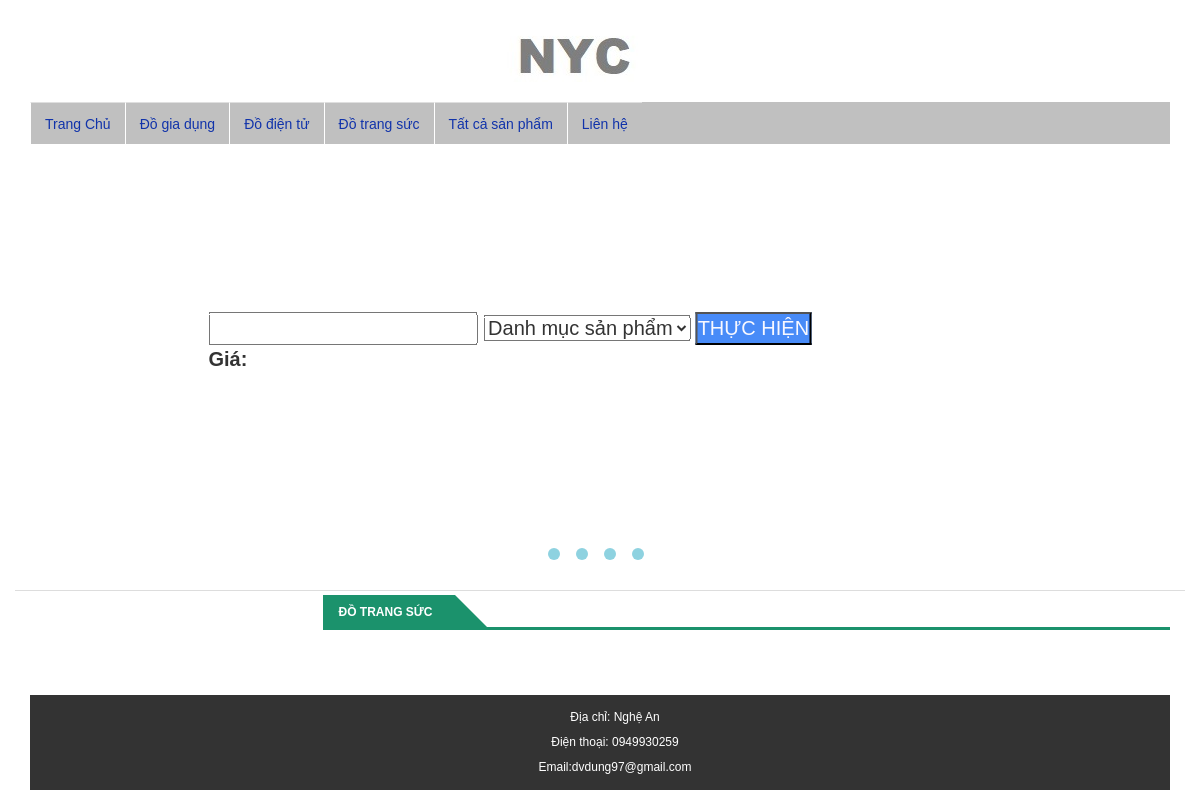
Page /tinbycategory_1.php?dm=3 on the committed database.
### tables this page shows
CREATE TABLE `tbldanhmucsanpham` (
  `id` int(10) NOT NULL,
  `danhmucsanpham` varchar(100) NOT NULL,
  `parent_id` int(10) NOT NULL,
  `menu` int(1) NOT NULL,
  `home` int(1) NOT NULL,
  `ordernum` int(10) NOT NULL,
  `status` int(1) NOT NULL
);

### inc/function.php (the view, shortened to what this page needs)
<?php
function menu_dacap($parent_id=0,$dem=0)
{
	global $dbc;
	$cate_child=array();
	$query_dq_mn="SELECT * FROM tbldanhmucsanpham WHERE parent_id=".$parent_id." AND menu=1 ORDER BY ordernum DESC";
	$categories_mn=mysqli_query($dbc,$query_dq_mn);
	while ($category_mn=mysqli_fetch_array($categories_mn,MYSQLI_ASSOC))
	{
		$cate_child[]=$category_mn;
	}
	if($cate_child)
	{
		if($dem==0)
		{
			echo "<ul class='sf-menu' id='example'>";
		}
		else
		{
			echo "<ul>";
		}
		echo "<li><a href='http://localhost/webnyc/'>Trang Chủ</a></li>";
		foreach ($cate_child as $key => $item)
		{
			echo "<li><a href='tinbycategory_1.php?dm=".$item['id']."'>".$item['danhmucsanpham']."</a>";
			menu_dacap($item['id'],++$dem);
			echo "</li>";
		}
		if(count($cate_child)==$dem)
		{
			echo "<li><a href='sanpham_1.php'>Tất cả sản phẩm</a></li>";
			echo "<li><a href='lienhe.php'>Liên hệ</a></li>";
		}
		echo "</ul>";
	}
}
function selectCtrl($name,$class)
{
	echo "<select name='".$name."' class='".$class."'>";
	echo "<option value='0'>Danh mục sản phẩm</option>";
	echo "</select>";
}
?>

### tinbycategory_1.php (shortened to what this page needs)
<?php
	$dm=$_GET['dm'];
	include('header.php');
	include('slider.php');
	$sql="SELECT id,danhmucsanpham FROM tbldanhmucsanpham WHERE id={$dm}";
	$query_a=mysqli_query($dbc,$sql);
	$dm_info=mysqli_fetch_assoc($query_a);
	?>
	<div class="row">
		<div class="tintuc_item">
			<div class="col-lg-3 col-md-3 col-sm-3 col-xs-3">
			</div>
			<div class="col-lg-9 col-md-9 col-sm-9 col-xs-9">
				<div class="box_center">
					<div class="box_center_top">
						<div class="box_center_top_l">
							<a href="tinbycategory_1.php?dm=<?php echo $dm_info['id']; ?>" title="<?php echo $dm_info['danhmucsanpham']; ?>"><?php echo $dm_info['danhmucsanpham']; ?></a>
						</div>
						<div class="box_center_top_r"></div>
						<div class="clearfix"></div>
					</div>
					<div class="box_center_main">
					</div>
				</div>
			</div>
		</div>
	</div>
	<?php
	include('footer.php');
?>

### css/style.css (style rules this page uses)
* { margin: 0;padding:0; }
body { font-family:arial ; }
.tintuc_item { border-bottom:1px solid #ddd; padding-bottom:10px; margin-top:10px; }
.tintuc_item a { display: block; }
.box_center { margin-top:15px; }
.box_center_top { border-bottom:3px solid #1b926c; }
.box_center_top_l { background:#1b926c; float:left; height:32px; }
.box_center_top_r { height:4px; width:0; float:left; border-left:32px solid #1b926c; border-top:32px solid transparent; }
.box_center_top_l a { display: block; line-height:35px; font-size:12px; font-weight:bold; color:#fff; text-transform: uppercase; padding-left:16px; padding-right:23px; }
.row { flex-direction:column; }

### css/superfish.css (style rules this page uses)
.sf-menu, .sf-menu * { margin: 0; padding: 0; list-style: none; }
.sf-menu li { position: relative; }
.sf-menu > li { float: left; }
.sf-menu a { display: block; position: relative; }
.sf-menu { float: left; }
.sf-menu a { border-left: 1px solid #fff; border-top: 1px solid #dFeEFF; border-top: 1px solid rgba(255,255,255,.5); padding: .75em 1em; text-decoration: none; zoom: 1; }
.sf-menu a { color: #13a; }
.sf-menu li { background: #C0C0C0; white-space: nowrap; *white-space: normal; -webkit-transition: background .2s; transition: background .2s; }

### rows in the picture
tbldanhmucsanpham: danhmucsanpham "Đồ gia dụng"
tbldanhmucsanpham: danhmucsanpham "Đồ điện tử"
tbldanhmucsanpham: danhmucsanpham "Đồ trang sức", danhmucsanpham "ĐỒ TRANG SỨC"
